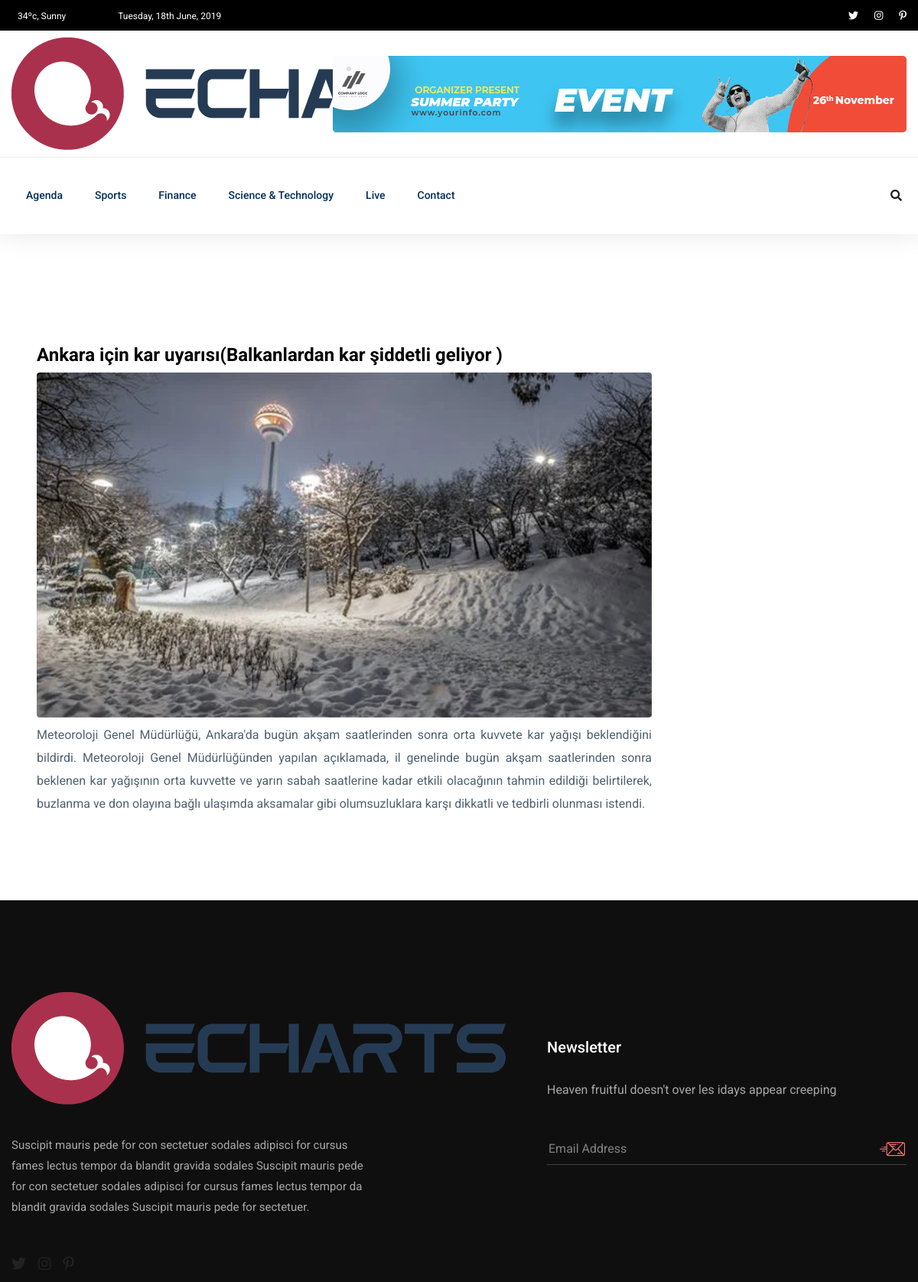
The page /habercek.php?post_id=41 on the database its author committed.
### tables this page shows
CREATE TABLE `gundem_post` (
  `post_id` int(11) NOT NULL,
  `resim` text NOT NULL,
  `tarih` datetime NOT NULL DEFAULT CURRENT_TIMESTAMP,
  `baslik` varchar(100) NOT NULL,
  `icerik` text NOT NULL,
  `katagori` varchar(50) NOT NULL
);

### habercek.php (the view, shortened to what this page needs)
<?php
 require_once 'baglanti.php';
    $bilgilerimsor=$db->prepare("SELECT * FROM gundem_post where post_id=:post_id");
    $bilgilerimsor->execute(array(
    'post_id' => $_GET['post_id']
    ));
    $bilgilerimscek=$bilgilerimsor->fetch(PDO::FETCH_ASSOC);
?>
<!doctype html>
<html class="no-js" lang="zxx">
<head>
    <link rel="stylesheet" href="assets/css/bootstrap.min.css">
    <link rel="stylesheet" href="assets/css/owl.carousel.min.css">
    <link rel="stylesheet" href="assets/css/ticker-style.css">
    <link rel="stylesheet" href="assets/css/flaticon.css">
    <link rel="stylesheet" href="assets/css/slicknav.css">
    <link rel="stylesheet" href="assets/css/animate.min.css">
    <link rel="stylesheet" href="assets/css/magnific-popup.css">
    <link rel="stylesheet" href="assets/css/fontawesome-all.min.css">
    <link rel="stylesheet" href="assets/css/themify-icons.css">
    <link rel="stylesheet" href="assets/css/slick.css">
    <link rel="stylesheet" href="assets/css/nice-select.css">
    <link rel="stylesheet" href="assets/css/style.css">
</head>
<body>
    <?php
        include 'menu-footer/menu.php';
    ?>
    <main>
        <div class=" container py-5">
            <div class="row">
                <div class="col-xl-9 p-5">
                    <h4 class="pt-5"> <strong><?php echo $bilgilerimscek['baslik'] ?></strong> </h4>
                    <img src="<?php echo $bilgilerimscek['resim'] ?>" class="img-fluid rounded w-100" alt="">
                    <code>
                        <p class="pt-2" style="text-align: justify;"> <?php echo $bilgilerimscek['icerik'] ?></p>
                    </code>
                </div>
                <div class="col-lg-3 p-5 d-none d-xl-block d-lg-block ">
                </div>
            </div>
        </div>
    </main>
    <?php
        include 'menu-footer/footer.php';
    ?>
</body>
</html>

### rows shown on the page
gundem_post: baslik "Ankara için kar uyarısı(Balkanlardan kar şiddetli geliyor )", resim (picture), icerik "Meteoroloji Genel Müdürlüğü, Ankara'da bugün akşam saatlerinden sonra orta kuvvete kar yağışı beklendiğini bildirdi. Meteoroloji Genel Müdürlüğünden yapılan açıklamada, il genelinde bugün akşam saatlerinden sonra beklenen kar yağışının orta kuvvette ve yarın sabah saatlerine kadar etkili olacağının tahmin edildiği belirtilerek, buzlanma ve don olayına bağlı ulaşımda aksamalar gibi olumsuzluklara karşı dikkatli ve tedbirli olunması istendi."
